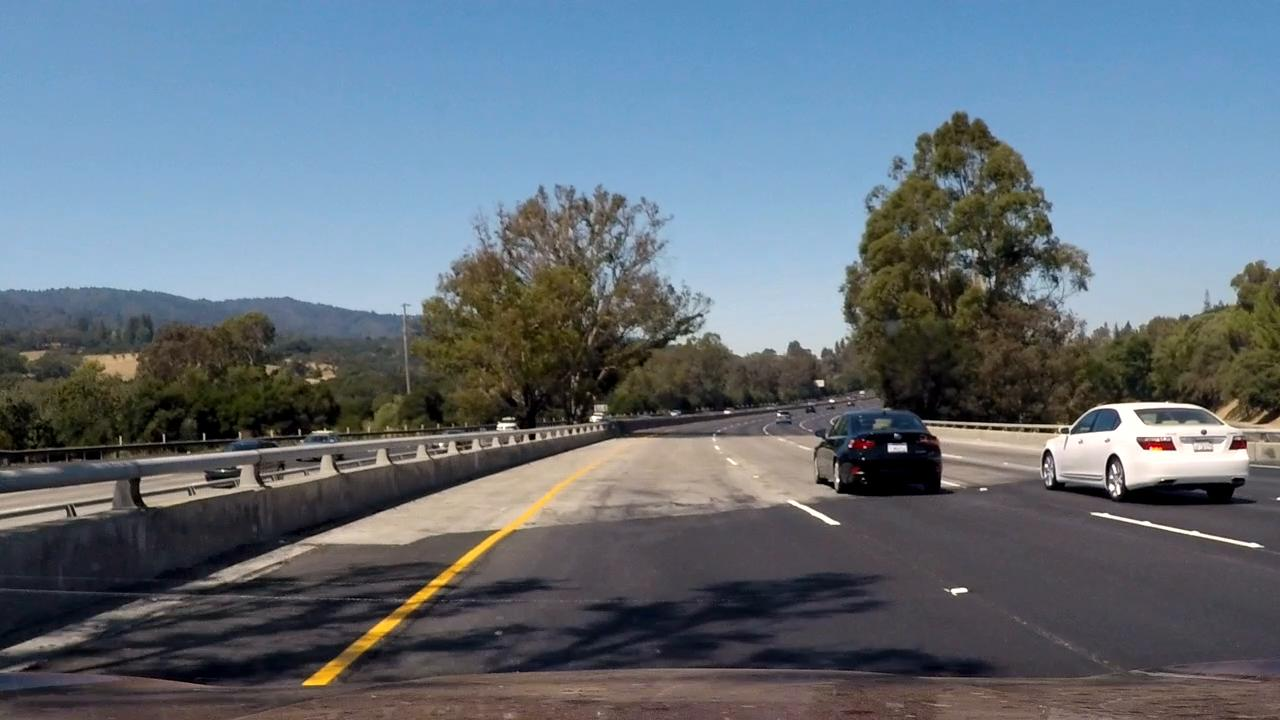
#> input picture test_images/tchallenge2.jpg, 1280 x 720 px
$ python Pipeline.py
#> lines starting #> are read from the running program, lines starting #| are printed output that depends on the picture; after the words box and inside, x2 and y2 are one past the last pixel; in counts of white or black regions, pixels touching at a corner belong together; long printed decimals are rounded
import matplotlib.image as mpimg
import matplotlib.pyplot as plt
import cv2
import numpy as np
import os
import glob
from moviepy.editor import VideoFileClip
import math

# [14 lines left out: function show_images, not called in this run]

def bgr2rgb(image_bgr):
    image_rgb = cv2.cvtColor(image_bgr, cv2.COLOR_BGR2RGB)
    return image_rgb

# [13 lines left out: function select_color_RGB, not called in this run]


def select_color_HSV(image):
    # white color mask
    image_hsv = cv2.cvtColor(image,cv2.COLOR_BGR2HSV)
    lower = np.uint8([  0, 0,   220])
    upper = np.uint8([255, 50, 255])
    white_mask = cv2.inRange(image_hsv, lower, upper)
    # yellow color mask
    lower = np.uint8([ 10,   100, 0])
    upper = np.uint8([ 52, 255, 255])
    yellow_mask = cv2.inRange(image_hsv, lower, upper)
    # combine the mask
    mask = cv2.bitwise_or(yellow_mask, white_mask)
    masked_image = cv2.bitwise_and(image,image, mask = mask)
    return masked_image


def region_select(image):
    ysize = image.shape[0]
    xsize = image.shape[1]
    vertices = np.array( [[[0.25*(xsize),0.8*(ysize)],[0.75*(xsize),0.8*(ysize)],[0.55*(xsize),0.60*(ysize)],[0.45*(xsize),0.60*(ysize)]]], dtype=np.int32 )
    mask = np.zeros_like(image)
    if len(image.shape) > 2:
        channel_count = image.shape[2]  # i.e. 3 or 4 depending on your image
        ignore_mask_color = (255,) * channel_count
    else:
        ignore_mask_color = 255
    cv2.fillPoly(mask, vertices, ignore_mask_color)
    masked_image = cv2.bitwise_and(image, mask)
    return masked_image

def canny_edges(image):
    gray = cv2.cvtColor(image, cv2.COLOR_BGR2GRAY)
    kernel_size = 5
    blur_gray = cv2.GaussianBlur(gray,(kernel_size, kernel_size), 0)
    low_threshold = 150
    high_threshold = 180
    canny = cv2.Canny(blur_gray, low_threshold, high_threshold)
    return canny

# [4 lines left out: function draw_lines, not called in this run]

def draw_lines2(img, lines, color=[255, 0, 0], thickness=3):
    for x1,y1,x2,y2 in lines:
            cv2.line(img, (x1, y1), (x2, y2), color, thickness)


# [10 lines left out: function hough_lines, not called in this run]


def get_left_right_lanes(lines):  # get the left and right lanes slope and intercept
    lines_l = []
    lines_r = []
    weights_l = []
    weights_r = []

    for line in lines:
        for x1, y1, x2, y2 in line:
            if x2 == x1:
                continue
            slope = (y2 - y1) / (x2 - x1)
            intercept = y1 - slope * x1
            length = np.sqrt((y2 - y1) ** 2 + (x2 - x1) ** 2)
            if slope < 0:
                lines_l.append((slope, intercept))
                weights_l.append((length))
            else:
                lines_r.append((slope, intercept))
                weights_r.append((length))

    lane_left = np.dot(weights_l, lines_l) / np.sum(weights_l) if len(weights_l) > 0 else None
    lane_right = np.dot(weights_r, lines_r) / np.sum(weights_r) if len(weights_r) > 0 else None

    return lane_left, lane_right


def get_image_points_from_slope_intercept(lines, image):
    ysize = image.shape[0]
    xsize = image.shape[1]

    line_array = np.asanyarray(lines)
    lane_points = []
    y1 = 0.9 * ysize
    y2 = 0.7 * ysize
    for slope, intercept in line_array:
        print(slope)
        x1 = (y1 - intercept) / slope
        x1_int = math.floor(x1)
        x2 = (y2 - intercept) / slope
        x2_int = math.floor(x2)

        y1_int = math.floor(y1)
        y2_int = math.floor(y2)
        lane_points.append((x1_int, y1_int, x2_int, y2_int))

    return lane_points

def process_image(image): # takes and RGB image and returns RGB image with lane lines
    image = cv2.cvtColor(image, cv2.COLOR_RGB2BGR)
    color_masked_image = select_color_HSV(image)
    region_masked_image = region_select(color_masked_image)
    edges_image = canny_edges(region_masked_image)
    #hough_lines_image = hough_lines(edges_image)

    min_line_len = 5
    max_line_gap = 10
    rho = 1
    theta = np.pi / 180
    threshold = 10
    lines = cv2.HoughLinesP(edges_image, rho, theta, threshold, np.array([]), minLineLength=min_line_len,
                            maxLineGap=max_line_gap)
    lanes = get_left_right_lanes(lines)
    ll = get_image_points_from_slope_intercept(lanes, image)
    gg = np.asanyarray(ll)
    draw_lines2(image, gg)
    image = bgr2rgb(image)
    return image

image = cv2.imread('./test_images/tchallenge2.jpg')
#> image is the input picture: shape (720, 1280, 3); mean B, G, R 121.8, 111.1, 99.5
op_img = process_image(image)
#> in select_color_HSV, `image_hsv = cv2.cvtColor(image,cv2.COLOR_BGR2HSV)`: image_hsv: shape (720, 1280, 3); mean H, S, V 69.9, 77.5, 130.7
#> in select_color_HSV, `white_mask = cv2.inRange(image_hsv, lower, upper)`:
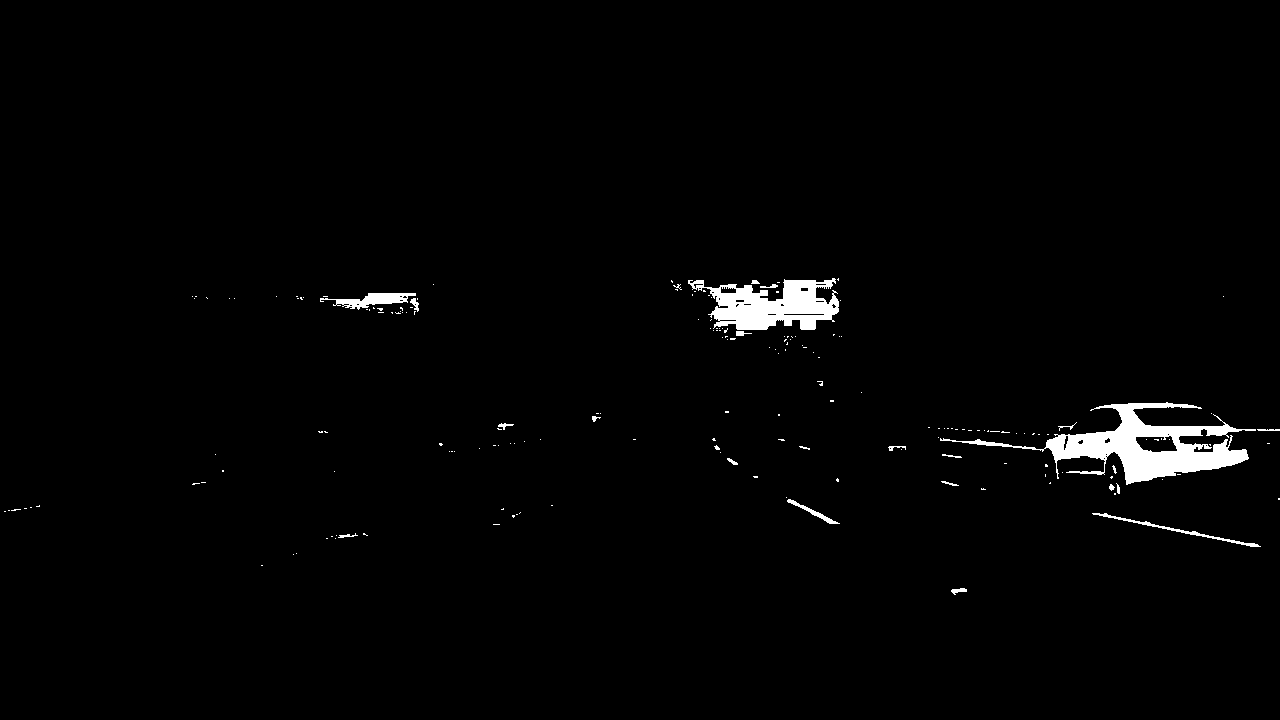
#> white_mask: shape (720, 1280); 1.6% white; 187 white regions (164 under 20 px), largest, box (x1, y1, x2, y2) and area: (940, 402, 1256, 485) 7466, (688, 278, 839, 330) 4517, (320, 293, 416, 310) 725
#> in select_color_HSV, `yellow_mask = cv2.inRange(image_hsv, lower, upper)`:
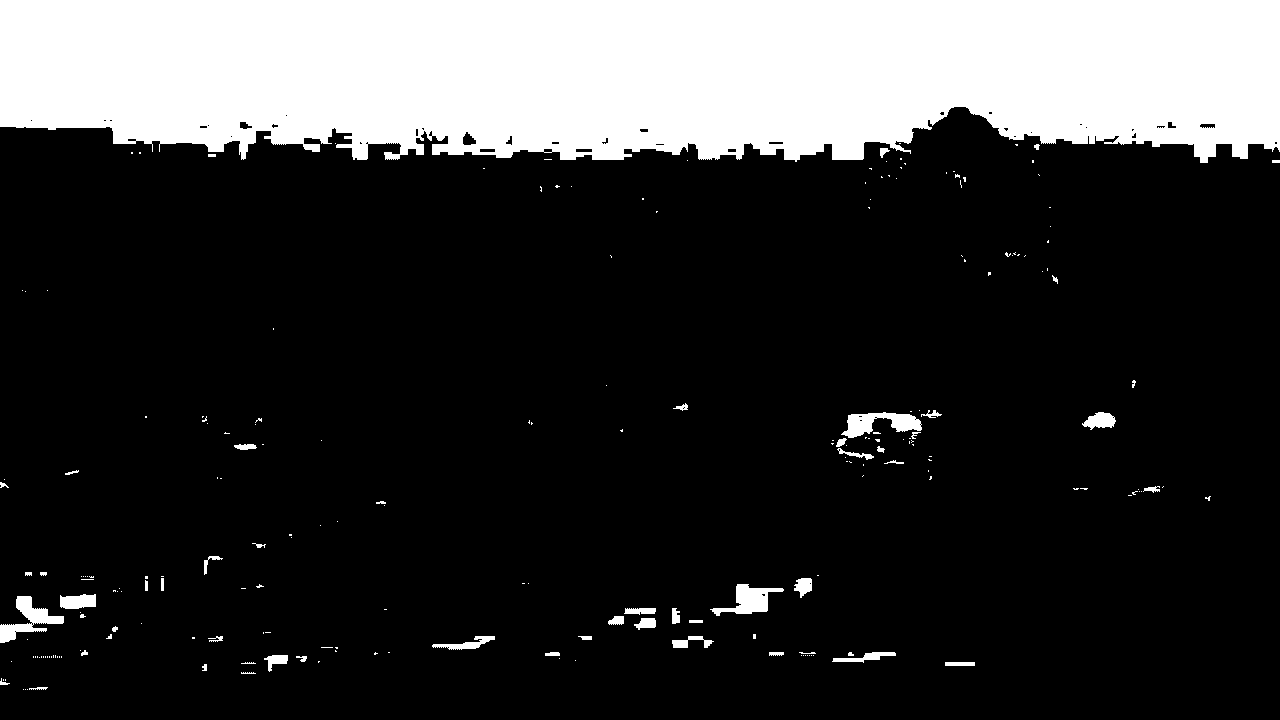
#> yellow_mask: shape (720, 1280); 20.9% white; 221 white regions (167 under 20 px), largest, box (x1, y1, x2, y2) and area: (0, 0, 1280, 163) 184656, (0, 596, 64, 643) 1127, (841, 412, 922, 438) 1104
#> in select_color_HSV, `mask = cv2.bitwise_or(yellow_mask, white_mask)`: mask: shape (720, 1280); 22.5% white; 408 white regions (331 under 20 px), largest, box (x1, y1, x2, y2) and area: (0, 0, 1280, 163) 184656, (940, 402, 1256, 485) 7466, (688, 278, 839, 330) 4517
#> in select_color_HSV, `masked_image = cv2.bitwise_and(image,image, mask = mask)`:
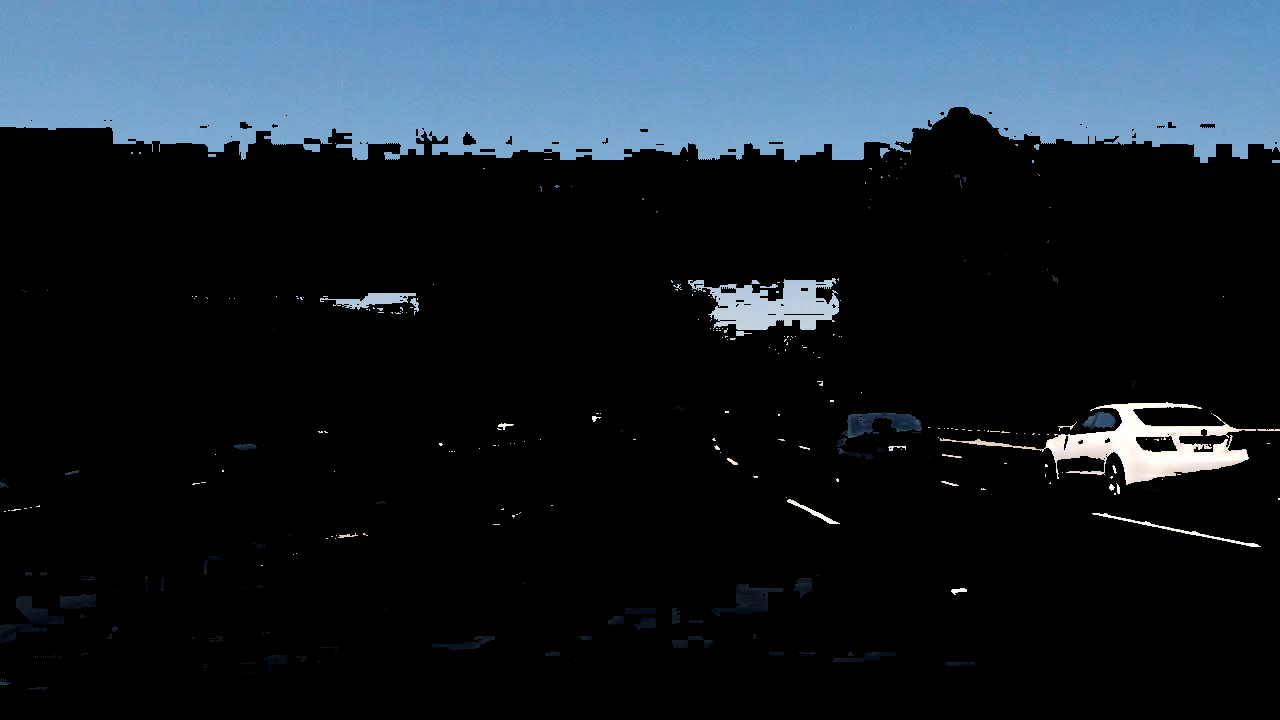
#> masked_image: shape (720, 1280, 3); mean R, G, B 25.5, 35.3, 44.1
#> in region_select, `cv2.fillPoly(mask, vertices, ignore_mask_color)`: mask: shape (720, 1280, 3); 6.1% white; 1 white region, box (x1, y1, x2, y2) and area: (320, 432, 961, 577) 55937
#> in region_select, `masked_image = cv2.bitwise_and(image, mask)`:
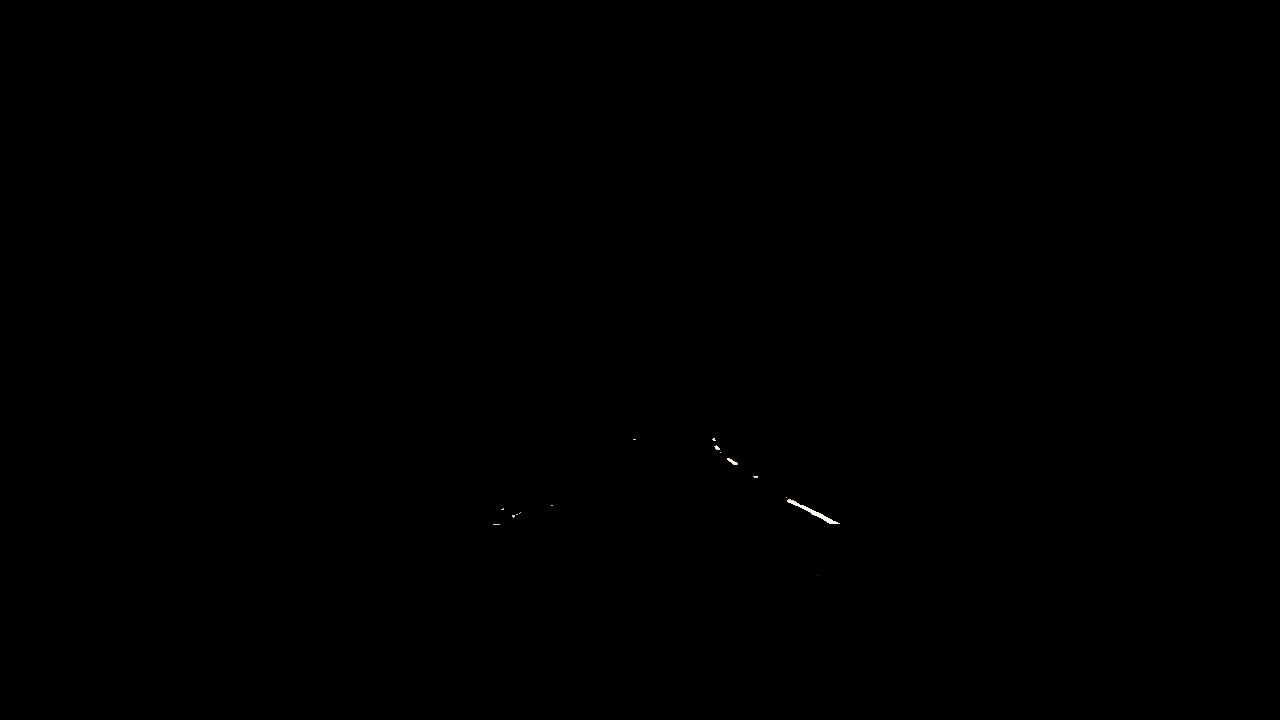
#> masked_image: shape (720, 1280, 3); mean R, G, B 0.1, 0.1, 0.1
#> in canny_edges, `canny = cv2.Canny(blur_gray, low_threshold, high_threshold)`: canny: shape (720, 1280); 0.03% white in thin lines or dots, all inside (x1, y1, x2, y2) = (492, 438, 840, 526)
#> in process_image, `lines = cv2.HoughLinesP(edges_image, rho, theta, threshold, np.array([..`: lines = [[787, 501, 833, 524], [789, 499, 825, 515], [787, 502, 829, 523], [815, 511, 839, 522], [512, 517, 521, 513], [716, 445, 737, 464], [512, 515, 517, 512], [713, 438, 731, 463], [492, 525, 498, 523], [727, 459, 733, 464], [493, 525, 499, 525]]
#> the loop in get_left_right_lanes, `for line in lines:` made 11 passes
#> after the loop in get_left_right_lanes, `for line in lines:`: lines_l = [(-0.444, 744.6), (-0.6, 822.2), (-0.333, 689)]; lines_r = [(0.5, 107.5), (0.444, 148.3), (0.5, 108.5), (0.458, 137.5), (0.905, -202.8), (1.39, -552.3), (0.833, -146.8), (0, 525)]; weights_l = [9.85, 5.83, 6.32]; weights_r = [51.43, 39.4, 46.96, 26.4, 28.32, 30.81, 7.81, 6]
#> in get_left_right_lanes, `lane_left = np.dot(weights_l, lines_l) / np.sum(weights_l) if len(weig..`: lane_left = [-0.454, 749.2]
#> in get_left_right_lanes, `lane_right = np.dot(weights_r, lines_r) / np.sum(weights_r) if len(wei..`: lane_right = [0.648, -2.77]
#> in process_image, `lanes = get_left_right_lanes(lines)`: lanes = ([-0.454, 749.2], [0.648, -2.77])
#> in get_image_points_from_slope_intercept, `line_array = np.asanyarray(lines)`: line_array = [[-0.454, 749.2], [0.648, -2.77]]
#> the loop in get_image_points_from_slope_intercept, `for slope, intercept in line_array:` made 2 passes
#> (slope, intercept, x1, x1_int, x2, x2_int, y1_int, y2_int) on passes 1 to 2: (-0.454, 749.2, 223, 222, 540.3, 540, 648, 503), (0.648, -2.77, 1003.8, 1003, 781.7, 781, 648, 503)
#| -0.4537
#| 0.6483
#> after the loop in get_image_points_from_slope_intercept, `for slope, intercept in line_array:`: lane_points = [(222, 648, 540, 503), (1003, 648, 781, 503)]
#> in process_image, `gg = np.asanyarray(ll)`: gg = [[222, 648, 540, 503], [1003, 648, 781, 503]]
#> the loop in draw_lines2, `for x1,y1,x2,y2 in lines:` made 2 passes
plt.imshow(op_img)


clip_output_path = './output/solidWhiteRight.mp4'
#> (the run stopped early here; a loop or call above may not have finished)

$ run again, with test_images/solidWhiteCurve.jpg copied over test_images/tchallenge2.jpg
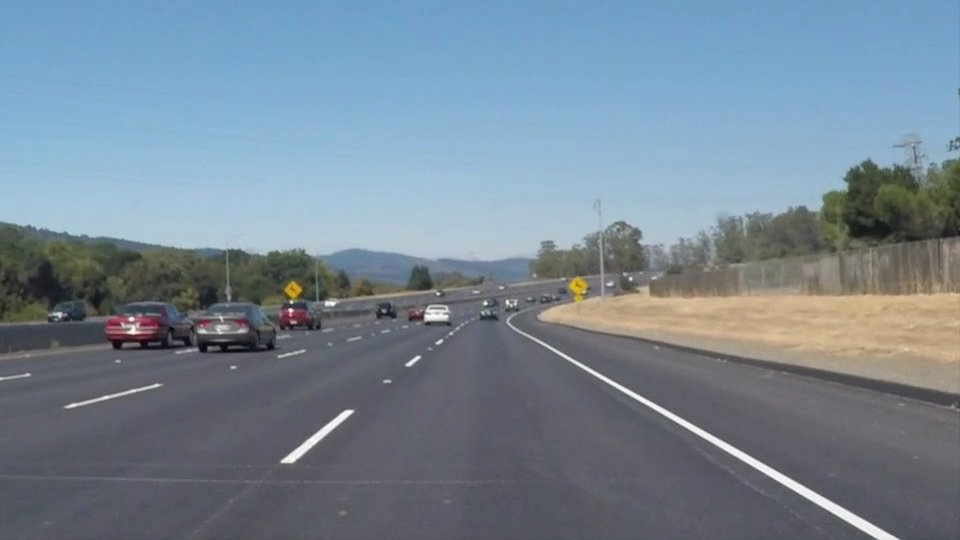
#> input picture test_images/solidWhiteCurve.jpg, 960 x 540 px
#> image is the input picture: shape (540, 960, 3); mean B, G, R 148.1, 134.5, 118.5
#> image_hsv: shape (540, 960, 3); mean H, S, V 40.4, 55.2, 152.4
#> in select_color_HSV, `white_mask = cv2.inRange(image_hsv, lower, upper)`:
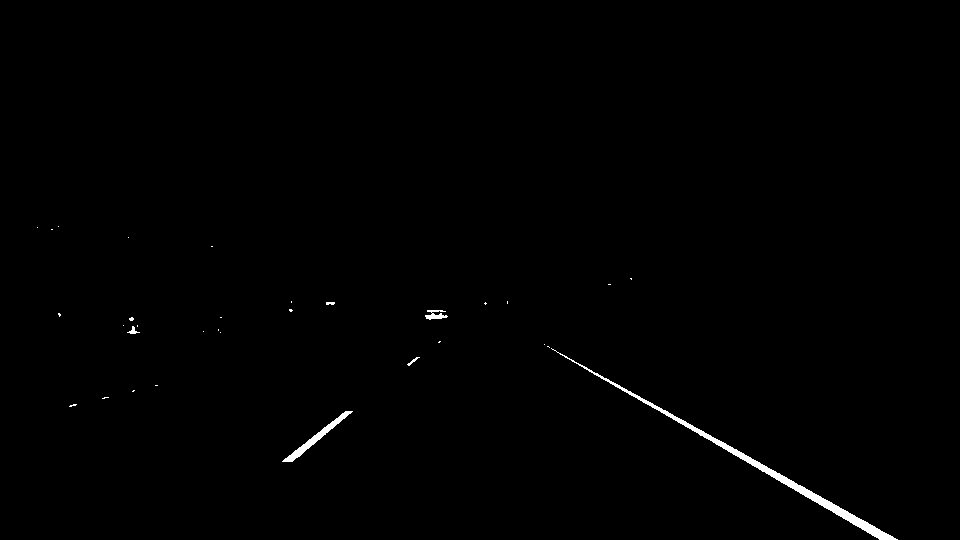
#> white_mask: shape (540, 960); 0.55% white; 32 white regions (26 under 20 px), largest, box (x1, y1, x2, y2) and area: (551, 348, 898, 540) 2032, (282, 411, 353, 462) 500, (425, 310, 448, 320) 129, (127, 326, 140, 334) 42, (407, 357, 420, 366) 32, (326, 302, 335, 305) 24
#> yellow_mask: shape (540, 960); 13.3% white; 28 white regions (26 under 20 px), largest, box (x1, y1, x2, y2) and area: (0, 0, 960, 95) 68780, (0, 96, 16, 107) 168
#> in select_color_HSV, `masked_image = cv2.bitwise_and(image,image, mask = mask)`:
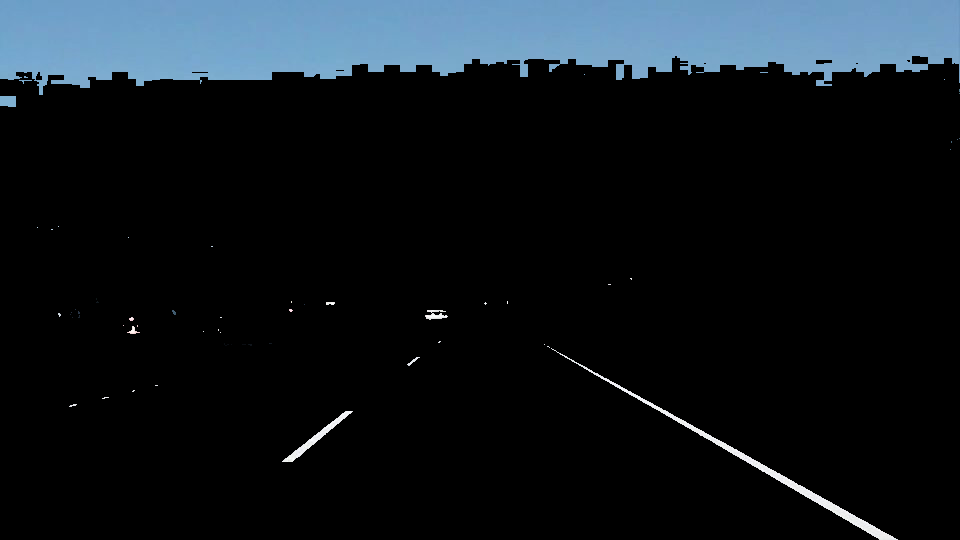
#> masked_image: shape (540, 960, 3); mean R, G, B 16.8, 23.1, 28.2
#> canny: shape (540, 960); 0.12% white in thin lines or dots, all inside (x1, y1, x2, y2) = (318, 340, 705, 434)
#> lines = 13 rows, first 6: [546, 346, 695, 432], [547, 345, 703, 431], [621, 389, 698, 433], [327, 432, 351, 412], [319, 431, 348, 410], [546, 347, 631, 396]
#> the loop in get_left_right_lanes, `for line in lines:` made 13 passes
#> after the loop in get_left_right_lanes, `for line in lines:`: lines_l = [(-0.833, 704.5), (-0.724, 662), (-0.7, 647.9), (-0.826, 703), (-0.741, 666.6), (-0.778, 683.9), (-0.778, 683.1)]; lines_r = [(0.577, 30.86), (0.551, 43.45), (0.571, 34.14), (0.576, 32.25), (0.557, 40.33), (0, 433)]; weights_l = [31.24, 35.81, 12.21, 29.83, 33.6, 11.4, 11.4]; weights_r = [172, 178.1, 88.68, 98.11, 160.3, 5]
#> lane_left = [-0.772, 680.3]
#> lane_right = [0.561, 39.69]
#> lanes = ([-0.772, 680.3], [0.561, 39.69])
#> line_array = [[-0.772, 680.3], [0.561, 39.69]]
#> the loop in get_image_points_from_slope_intercept, `for slope, intercept in line_array:` made 2 passes
#> (slope, intercept, x1, x1_int, x2, x2_int, y1_int, y2_int) on passes 1 to 2: (-0.772, 680.3, 251.6, 251, 391.5, 391, 486, 378), (0.561, 39.69, 795.4, 795, 602.9, 602, 486, 378)
#> (printed output is left out)
#> after the loop in get_image_points_from_slope_intercept, `for slope, intercept in line_array:`: lane_points = [(251, 486, 391, 378), (795, 486, 602, 378)]
#> gg = [[251, 486, 391, 378], [795, 486, 602, 378]]
#> the loop in draw_lines2, `for x1,y1,x2,y2 in lines:` made 2 passes
